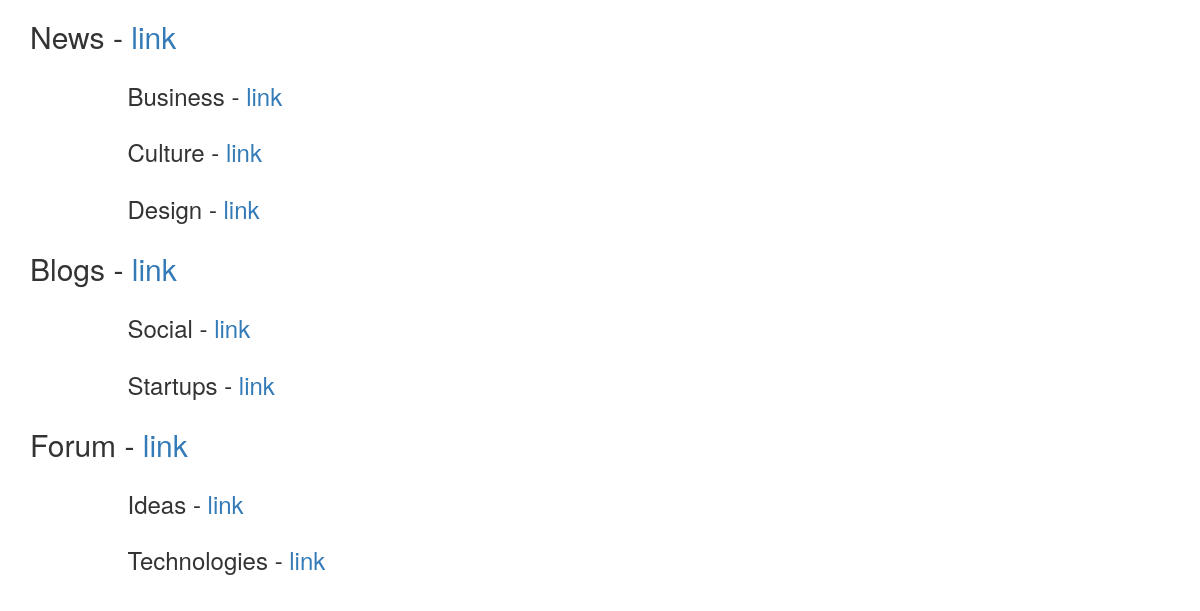
The page / on the database its author committed.
### tables this page shows
CREATE TABLE IF NOT EXISTS `categories` (
  `id` int(11) NOT NULL AUTO_INCREMENT,
  `name` varchar(100) NOT NULL,
  `alias` varchar(100) NOT NULL,
  `type` int(11) NOT NULL,
  `ord` int(11) NOT NULL,
  `parent_id` int(11) NOT NULL,
  `create` timestamp NOT NULL DEFAULT CURRENT_TIMESTAMP,
  PRIMARY KEY (`id`),
  UNIQUE KEY `name` (`name`,`alias`)
);

### app/Controllers/HomeController.php (called while the page is built, shortened)
<?
class HomeController
{
	public function index(){
		global $config;
		$modelCat = new Categories();
		$categories = $modelCat->getCategories();
		require $config->project_dir.'/views/index.php';
	}
}
?>

### web/index.php (called while the page is built, shortened)
<?
require __DIR__ .'/../routes.php';
$config = new Config();
$action = 'index';
$params  = array();
$url_path = parse_url($_SERVER['REQUEST_URI'], PHP_URL_PATH);
foreach ($routes as $k=>$map)
{
	if (preg_match($map['pattern'], $url_path, $matches))
	{
		array_shift($matches);
		$action = $map['method'];
		break;
	}
}
$route = new $module($params);
$route->$action();
?>

### app/Models/Categories.php (called while the page is built, shortened)
<?
class Categories
{
	protected $db;
	public function __construct()
	{
		global $config;
		$this->db = new \PDO('mysql:host='.$config->host.';dbname='.$config->dbname, $config->username, $config->userpassword);
	}
	public function getCategories()
	{
		$stmt = $this->db->query("SELECT id,name,alias,parent_id FROM categories ORDER BY id");
		$stmt->setFetchMode(\PDO::FETCH_ASSOC);
		$items = array();
		while($row = $stmt->fetch()){
			if($row["parent_id"]>0){
				$items[$row["parent_id"]]["children"][]=$row;
			}else{
				$items[$row["id"]]["category"]=$row;
			}
		}
		return $items;
	}
}
?>

### views/index.php (the view)
<?require 'header.php';?>
	<div class="container">
		<div class="row">
			<?foreach($categories as $category){?>
			<div class="col-lg-12 col-md-12 col-sm-12 col-xs-12">
				<div class="h2"><?=$category["category"]["name"]?> - <a href="/<?=$category["category"]["alias"]?>/">link</a></div>
			</div>
			<?if(!empty($category["children"])){?>
				<?foreach($category["children"] as $children){?>
				<div class="col-lg-offset-1 col-lg-11 col-md-offset-1 col-md-11 col-sm-12 col-xs-12">
					<div class="h3"><?=$children["name"]?> - <a href="/<?=$category["category"]["alias"]?>/<?=$children["alias"]?>/">link</a></div>
				</div>
				<?}?>
			<?}?>
			<?}?>
		</div>
	</div>
<?require 'footer.php';?>

### views/header.php (shortened to what this page needs)
<!doctype html>
<html lang="en">
<head>
	<link rel="stylesheet" href="//netdna.bootstrapcdn.com/bootstrap/3.3.2/css/bootstrap.min.css">
	<link rel="stylesheet" href="//netdna.bootstrapcdn.com/bootstrap/3.3.2/css/bootstrap-theme.min.css">
</head>
<body>

### rows shown on the page
categories: name "News"
categories: name "Business"
categories: name "Culture"
categories: name "Design"
categories: name "Blogs"
categories: name "Social"
categories: name "Startups"
categories: name "Forum"
categories: name "Ideas"
categories: name "Technologies"
